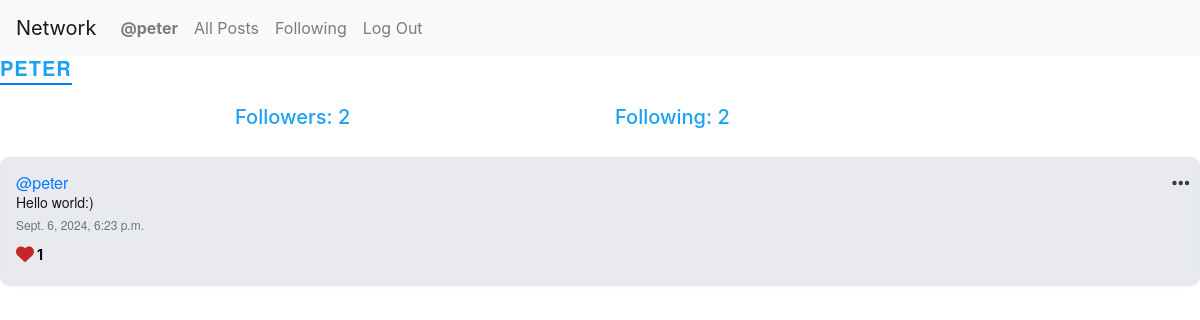
/profile/1 (signed in), run on an earlier commit of the app's database.
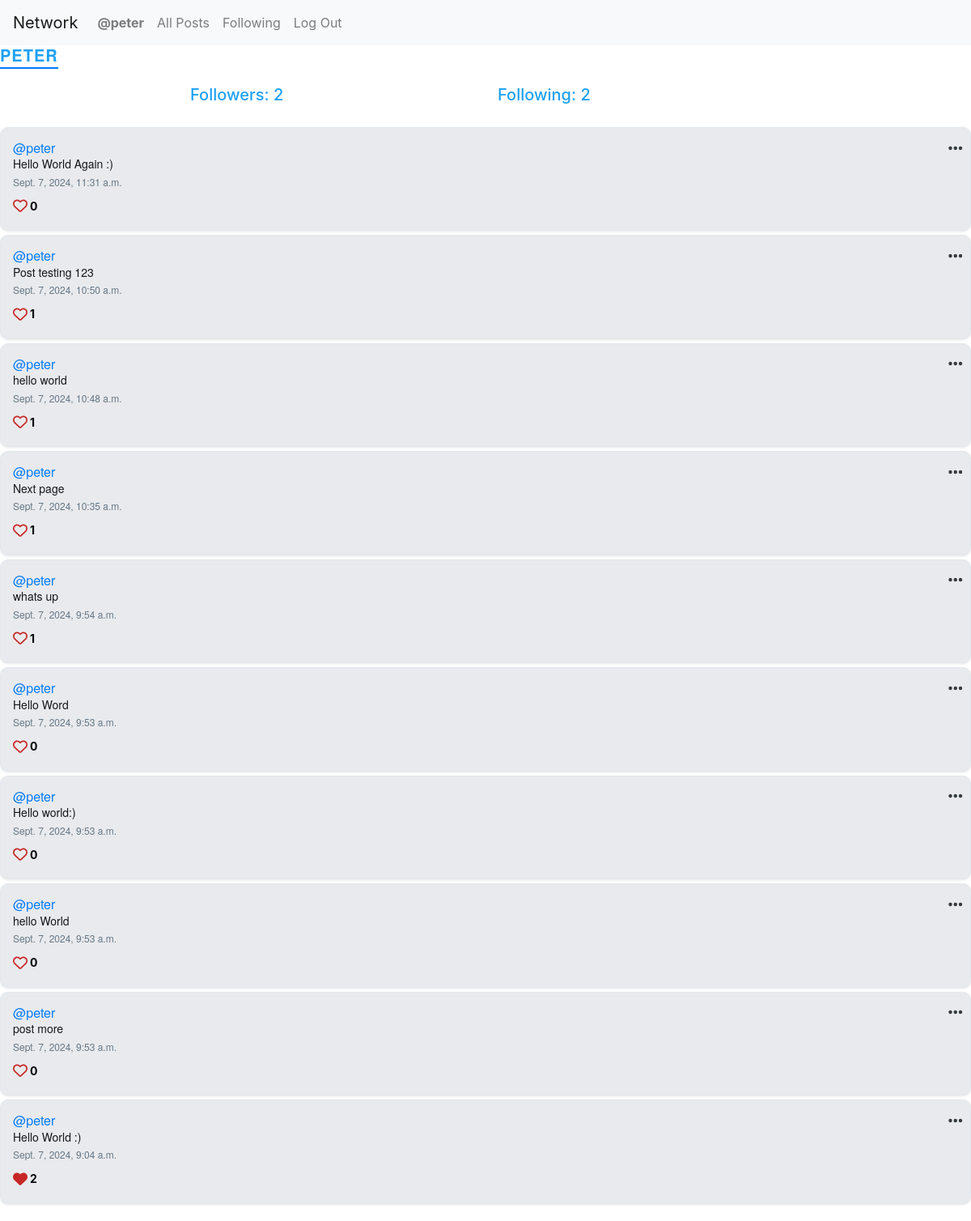
And on a later commit of the database.
### network/models.py (models this page shows, shortened)
class User(AbstractUser):
    pass

class Post(models.Model):
    content = models.CharField(max_length=260)
    user = models.ForeignKey(User, on_delete=models.CASCADE, related_name="author")
    date = models.DateTimeField(auto_now_add=True)
    likes = models.ManyToManyField(User, related_name='liked_posts')  # ManyToManyField for likes
    like_count = models.PositiveIntegerField(default=0)

### network/views.py (the view)
# urls.py: path("profile/<int:user_id>", views.profile, name="profile"),
def profile(request, user_id):
    user = User.objects.get(pk=user_id)
    allPosts = Post.objects.filter(user=user).order_by("id").reverse()
    following = Follow.objects.filter(user=user)
    followers = Follow.objects.filter(user_follower=user)
    try:
        checkFollow = followers.filter(user=User.objects.get(pk=request.user.id))
        if len(checkFollow) != 0:
            isFollowing = True
        else:
            isFollowing = False
    except:
        isFollowing = False
    liked_posts = Like.objects.filter(user=request.user).values_list('post', flat=True)
    liked_posts_set = set(liked_posts)  # For quick lookup
    paginator = Paginator(allPosts, 10)
    page_number = request.GET.get('page')
    posts_of_the_page = paginator.get_page(page_number)
    return render(request, "network/profile.html", {
        "allPosts": allPosts,
        "posts_of_the_page": posts_of_the_page,
        "username": user.username,
        "following": following,
        "followers": followers,
        "isFollowing": isFollowing,
        "user_profile": user,
        "liked_posts_set": liked_posts_set  # Pass the liked posts set to the template
    })

### network/templates/network/profile.html (shortened to what this page needs)
{% extends "network/layout.html" %}
{% block body %}
<h3>{{ username }}</h3>
<div class="container">
    <div class="row d-flex justify-content-center">
        <h4 class="col-4">Followers: {{ followers.count }} </h4>
        <h4 class="col-4">Following: {{ following.count }} </h4>
    </div>
</div>
<div class="all-posts">
    {% for post in posts_of_the_page %}
    <div class="cols post" class="post-container" style="position: relative" id="post-{{ post.id }}">
        <h5 class="username"><a href="{% url 'profile' user_id=post.user.id %}">@{{ post.user }}</a></h5>
        <h6 class="content" id="content_{{ post.id }}">{{ post.content }}</h6>
        <p class="date">{{ post.date }}</p>
        {% if user.is_authenticated %}
        {% if user == post.user %}
        <div class="dropdown" style="position: absolute; top: 10px; right: 10px;">
            <button class="btn btn-link p-0 text-dark" type="button" id="dropdownMenuButton_{{ post.id }}"
                data-toggle="dropdown" aria-haspopup="true" aria-expanded="false" style="border:none; box-shadow:none;">
                <i class="fa fa-ellipsis-h"></i>
            </button>
        </div>
        {% endif %}
        <button class="like-btn" data-post-id="{{ post.id }}"
            data-liked="{% if post.id in liked_posts_set %}true{% else %}false{% endif %}">
            <i id="heart-icon-{{ post.id }}"
                class="{% if post.id in liked_posts_set %}fa-solid{% else %}fa-regular{% endif %} fa-heart">
            </i>
            <span id="like-count-{{ post.id }}">{{ post.like_count }}</span>
        </button>
        {% endif %}
    </div>
    {% endfor %}
</div>
{% endblock %}

### network/templates/network/layout.html (shortened to what this page needs)
{% load static %}
<!DOCTYPE html>
<html lang="en">
<head>
    <link rel="stylesheet" href="https://cdnjs.cloudflare.com/ajax/libs/font-awesome/6.0.0/css/all.min.css">
    <link rel="stylesheet" href="https://stackpath.bootstrapcdn.com/bootstrap/4.4.1/css/bootstrap.min.css"
>
    <link href="{% static 'network/styles.css' %}" rel="stylesheet">
    <link rel="stylesheet" href="{% static 'path/to/your/styles.css' %}">
</head>
<body>
    <nav class="navbar navbar-expand-lg navbar-light bg-light">
        <a class="navbar-brand" href="{% url 'index' %}">Network</a>
        <div>
            <ul class="navbar-nav mr-auto">
                {% if user.is_authenticated %}
                <li class="nav-item">
                    <a class="nav-link" href="{% url 'profile' user_id=user.id %}"><strong>@{{ user.username }}</strong></a>
                </li>
                {% endif %}
                <li class="nav-item">
                    <a class="nav-link" href="{% url 'index' %}">All Posts</a>
                </li>
                {% if user.is_authenticated %}
                <li class="nav-item">
                    <a class="nav-link" href="{% url 'following' %}">Following</a>
                </li>
                <li class="nav-item">
                    <a class="nav-link" href="{% url 'logout' %}">Log Out</a>
                </li>
                {% endif %}
            </ul>
        </div>
    </nav>
    <div class="body">
        {% block body %}
        {% endblock %}
    </div>
</body>
</html>

### network/static/network/styles.css (style rules this page uses)
h3 { font-family: 'Helvetica Neue', Arial, sans-serif; font-size: 24px; color: #77aadf; text-transform: uppercase; letter-spacing: 1px; font-weight: bold; text-align: center; margin-bottom: 20px; border-bottom: 2px solid #007bff; display: inline-block; padding-bottom: 3px; }
.post { border: 1px solid #e1e8ed; border-radius: 10px; padding: 15px; margin-bottom: 5px; background-color: #e9eaed; box-shadow: 0 1px 3px rgba(0, 0, 0, 0.1); }
.username { font-family: 'Helvetica Neue', Arial, sans-serif; font-size: 16px; color: #1da1f2; margin-bottom: 2px; }
.content { font-family: 'Helvetica Neue', Arial, sans-serif; font-size: 14px; color: #14171a; margin-bottom: 5px; }
.date { font-family: 'Helvetica Neue', Arial, sans-serif; font-size: 12px; color: #657786; margin-bottom: 10px; }
.btn { color: rgb(74, 127, 224); border: none; border-radius: 20px; padding: 5px 15px; }
.like-btn { background: none; border: none; padding: 0; cursor: pointer; outline: none; display: inline-flex; align-items: center; font-size: 18px; }
.like-btn { background: none; border: none; outline: none; color: rgb(199, 38, 38); }
.like-btn span { margin-left: 3px; font-size: 14px; color: #06040d; font-weight: 700; }
.all-posts { display: flex; flex-direction: column; margin-top: 20px; }
h3, h4 { color: #1DA1F2; font-weight: 20px; font-size: 20px; }
.btn { color: rgb(163, 45, 9); border: none; border-radius: 20px; padding: 5px 15px; font-size: 20px; }

What changed in the data, as far as the page shows it:
removed Post: user "peter", content "Hello world:)", date "Sept. 6, 2024, 6:23 p.m.", like_count "1"
added Post: user "peter", content "Hello World Again :)", date "Sept. 7, 2024, 11:31 a.m.", like_count "0"
added Post: user "peter", content "Post testing 123", date "Sept. 7, 2024, 10:50 a.m.", like_count "1"
added Post: user "peter", content "hello world", date "Sept. 7, 2024, 10:48 a.m.", like_count "1"
added Post: user "peter", content "Next page", date "Sept. 7, 2024, 10:35 a.m.", like_count "1"
added Post: user "peter", content "whats up", date "Sept. 7, 2024, 9:54 a.m.", like_count "1"
added Post: user "peter", content "Hello Word", date "Sept. 7, 2024, 9:53 a.m.", like_count "0"
added Post: user "peter", content "Hello world:)", date "Sept. 7, 2024, 9:53 a.m.", like_count "0"
added Post: user "peter", content "hello World", date "Sept. 7, 2024, 9:53 a.m.", like_count "0"
added Post: user "peter", content "post more", date "Sept. 7, 2024, 9:53 a.m.", like_count "0"
added Post: user "peter", content "Hello World :)", date "Sept. 7, 2024, 9:04 a.m.", like_count "2"
